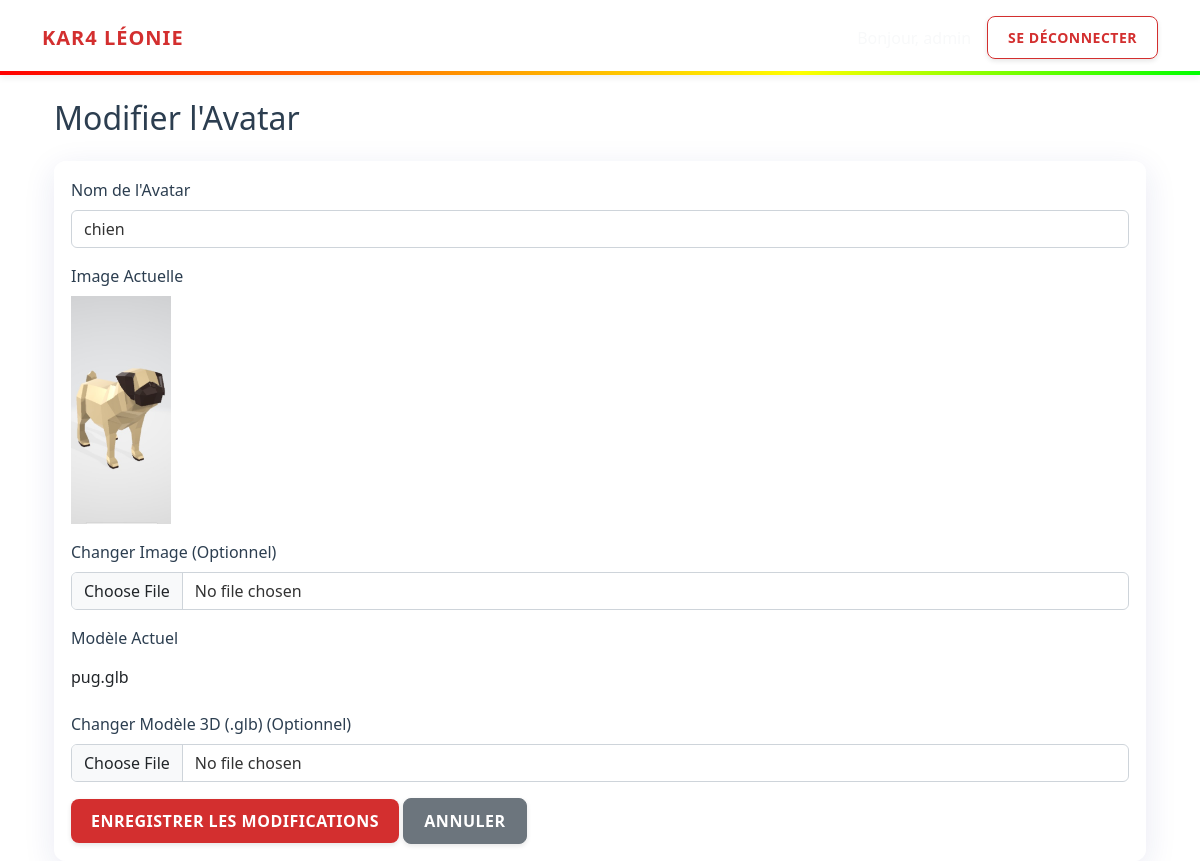
/index.php?page=admin&action=editAvatar&id=2 (signed in), run on the app's committed database.
### tables this page shows
CREATE TABLE `avatar` (
  `idAvatar` int(11) NOT NULL,
  `nameAvatar` varchar(50) NOT NULL,
  `imgAvatar` varchar(255) DEFAULT NULL,
  `modelAvatar` varchar(255) DEFAULT NULL
);

### config/db.php (called while the page is built, shortened)
<?php
class Database {
    private $host = "localhost";
    private $db_name = "leonie";
    private $username = "root";
    private $password = "";
    public function getConnection() {
        $this->conn = null;
        try {
            $this->conn = new PDO("mysql:host=" . $this->host . ";dbname=" . $this->db_name, $this->username, $this->password);
            $this->conn->exec("set names utf8");
        } catch(PDOException $exception) {
            echo "Connection error: " . $exception->getMessage();
        }
        return $this->conn;
    }
}

### models/Avatar.php (called while the page is built, shortened)
<?php
class Avatar
{
    private $db;
    public function __construct()
    {
        $this->db = (new Database())->getConnection();
    }
    public function getById($id)
    {
        $sql = "SELECT * FROM avatar WHERE idAvatar = :id";
        $stmt = $this->db->prepare($sql);
        $stmt->bindParam(':id', $id);
        $stmt->execute();
        return $stmt->fetch(PDO::FETCH_ASSOC);
    }
}

### views/admin/edit_avatar.php (the view, shortened to what this page needs)
<?php include 'views/layouts/header.php'; ?>
<div class="container">
    <h2 class="mb-4">Modifier l'Avatar</h2>
    <div class="card">
        <div class="card-body">
            <form action="index.php?page=admin&action=updateAvatar" method="POST" enctype="multipart/form-data">
                <div class="mb-3">
                    <label for="name" class="form-label">Nom de l'Avatar</label>
                    <input type="text" class="form-control" id="name" name="name"
                        value="<?= htmlspecialchars($avatar['nameAvatar']) ?>" required>
                </div>
                <div class="mb-3">
                    <label class="form-label">Image Actuelle</label>
                    <br>
                    <img src="<?= $avatar['imgAvatar'] ?>" alt="Avatar" width="100">
                </div>
                <div class="mb-3">
                    <label for="image" class="form-label">Changer Image (Optionnel)</label>
                    <input type="file" class="form-control" id="image" name="image" accept="image/*">
                </div>
                <div class="mb-3">
                    <label class="form-label">Modèle Actuel</label>
                    <p class="form-control-plaintext">
                        <?= $avatar['modelAvatar'] ? basename($avatar['modelAvatar']) : 'Aucun' ?></p>
                </div>
                <div class="mb-3">
                    <label for="model" class="form-label">Changer Modèle 3D (.glb) (Optionnel)</label>
                    <input type="file" class="form-control" id="model" name="model" accept=".glb">
                </div>
                <button type="submit" class="btn btn-primary">Enregistrer les modifications</button>
                <a href="index.php?page=admin&action=dashboard" class="btn btn-secondary">Annuler</a>
            </form>
        </div>
    </div>
</div>
<?php include 'views/layouts/footer.php'; ?>

### views/layouts/header.php (style rules this page uses)
:root { --christmas-red: #d32f2f; --pine-green: #388e3c; --snow-white: #ffffff; --gold: #fbc02d; --dark-text: #2c3e50; }
body { background: url('https://images.unsplash.com/photo-1491002052546-bf38f186af56?q=80&w=2608&auto=format&fit=crop') no-repeat center center fixed; background-size: cover; min-height: 100vh; font-family: 'Segoe UI', sans-serif; color: var(--dark-text); }
body::before { content: ''; position: fixed; top: 0; left: 0; right: 0; bottom: 0; background: rgba(255, 255, 255, 0.4); z-index: -1; }
.card { border: 1px solid rgba(255, 255, 255, 0.6); border-radius: 12px; box-shadow: 0 8px 32px rgba(31, 38, 135, 0.1); background: rgba(255, 255, 255, 0.85); backdrop-filter: blur(8px); color: var(--dark-text); }
.form-control { background-color: rgba(255, 255, 255, 0.9); border: 1px solid #ced4da; color: #333; }
.btn { border-radius: 8px; text-transform: uppercase; font-weight: 600; letter-spacing: 0.5px; padding: 10px 20px; box-shadow: 0 2px 5px rgba(0,0,0,0.1); transition: all 0.2s; }
.btn-primary { background-color: var(--christmas-red); border: none; }

### data on the page
avatar: name "chien", imgAvatar (picture), modelAvatar "pug.glb"
